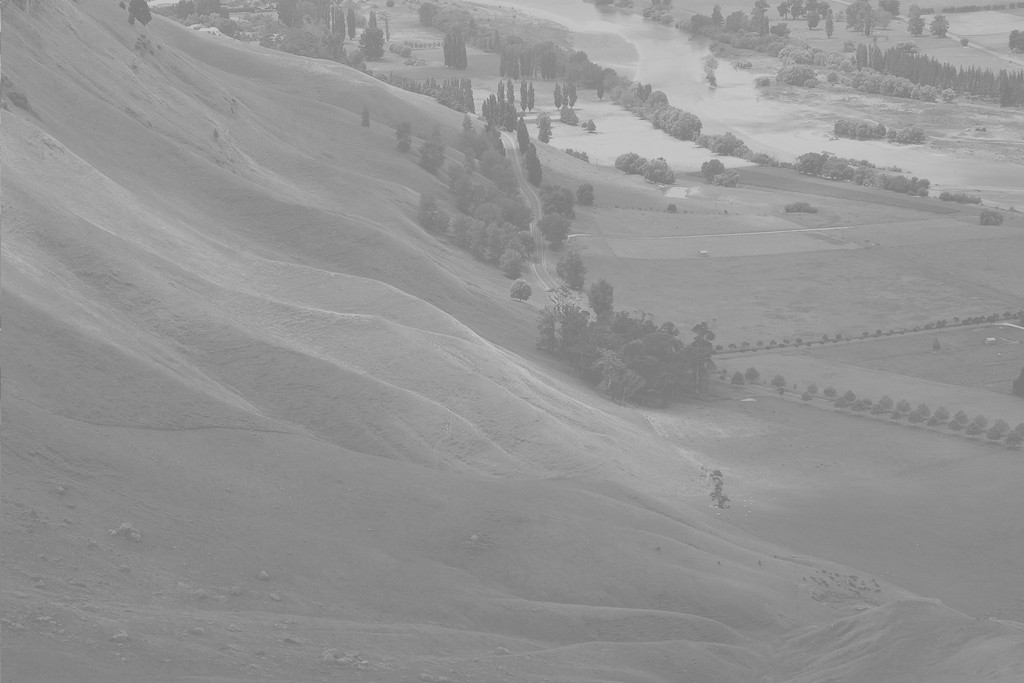
#> input picture kodlar/2/wiki.jpg, 1024 x 683 px
$ python histogram_equalize.py
#> lines starting #> are read from the running program, lines starting #| are printed output that depends on the picture
import cv2
import numpy as np
from matplotlib import pyplot as plt

image = cv2.imread('wiki.jpg') #, 0)  # 0 means load image as grayscale
#> image is the input picture: shape (683, 1024, 3); min 114, max 208, mean 148

# check if image is grayscale
if np.array_equal(image[:,:,0], image[:,:,1]) and np.array_equal(image[:,:,0], image[:,:,2]):
	image = cv2.cvtColor(image, cv2.COLOR_BGR2GRAY)
#> image: shape (683, 1024)

equalized_image = cv2.equalizeHist(image)
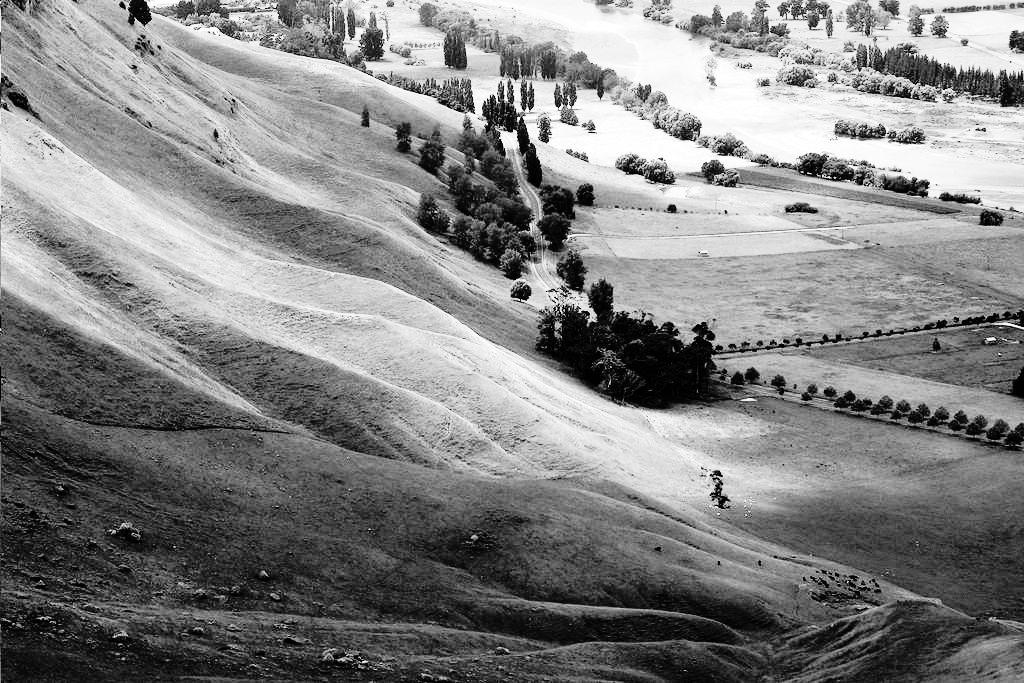
#> equalized_image: shape (683, 1024); min 0, max 255, mean 130.5

cv2.namedWindow("Original", cv2.WINDOW_FREERATIO)
cv2.imshow("Original", image)

cv2.namedWindow("equalized_image", cv2.WINDOW_FREERATIO)
cv2.imshow("equalized_image", equalized_image)

cv2.waitKey()

plt.hist(image.ravel(), 256, [0,256])
plt.hist(equalized_image.ravel(), 256, [0,256])
plt.show()
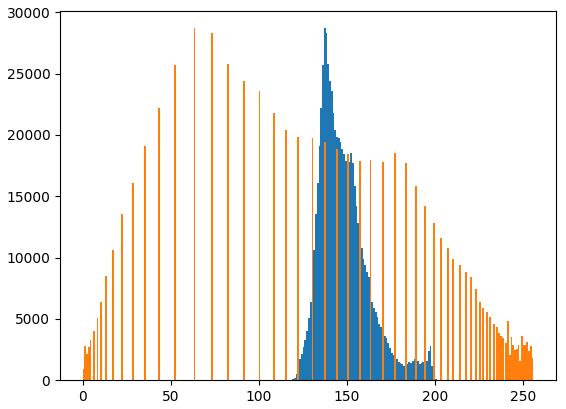
#> figure drawn by matplotlib, 1 panel; tallest bar 28701 high, from x = 137 to 138; tallest bar 28701 high, from x = 63 to 64
